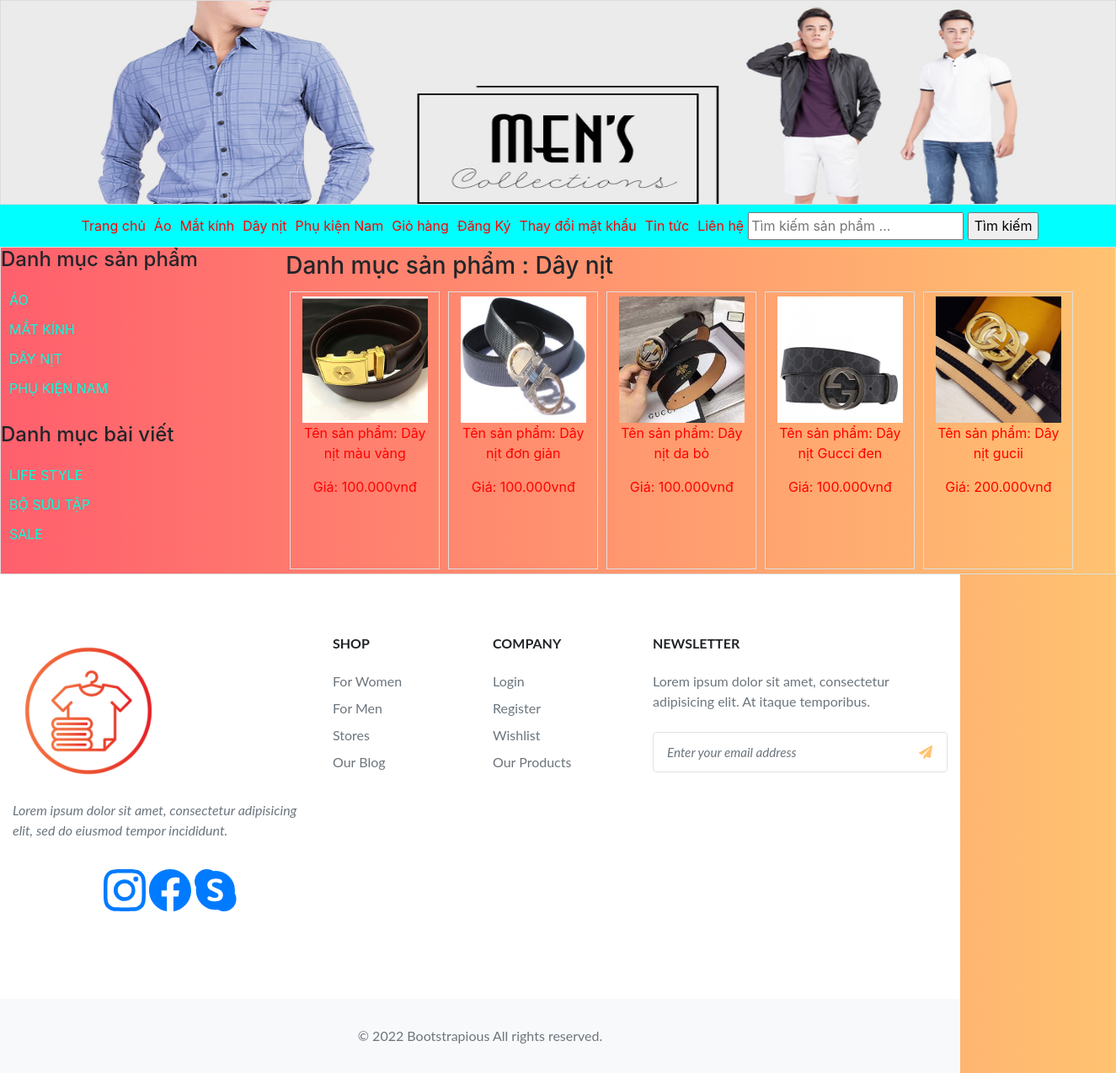
The page /index.php?quanly=danhmucsanpham&id=54 on the database its author committed.
### tables this page shows
CREATE TABLE `tbl_danhmuc` (
  `id_danhmuc` int(11) NOT NULL,
  `tendanhmuc` varchar(255) NOT NULL,
  `thutu` int(11) NOT NULL
);

CREATE TABLE `tbl_danhmucbaiviet` (
  `id_baiviet` int(11) NOT NULL,
  `tendanhmuc_baiviet` varchar(255) NOT NULL,
  `thutu` int(11) NOT NULL
);

CREATE TABLE `tbl_sanpham` (
  `id_sanpham` int(11) NOT NULL,
  `tensp` varchar(255) NOT NULL,
  `masp` varchar(255) NOT NULL,
  `giasp` varchar(50) NOT NULL,
  `soluong` int(11) NOT NULL,
  `hinhanh` varchar(255) NOT NULL,
  `tomtat` text NOT NULL,
  `noidung` text NOT NULL,
  `tinhtrang` int(11) NOT NULL,
  `id_danhmuc` int(11) NOT NULL
);

### pages/main/danhmuc.php (the view)
<?php
         $sql_product = "SELECT *FROM tbl_sanpham WHERE  tbl_sanpham.id_danhmuc = '$_GET[id]' ORDER BY id_sanpham  DESC";
         $query_pro = mysqli_query($mysqli,$sql_product);
         $sql_cate = "SELECT *FROM tbl_danhmuc WHERE  tbl_danhmuc.id_danhmuc = '$_GET[id]' LIMIT 1";
         $query_cate = mysqli_query($mysqli,$sql_cate);
         $row_title= mysqli_fetch_array($query_cate);
?>
<h3>Danh mục sản phẩm : <?php echo $row_title['tendanhmuc'] ?> </h3>
                    <ul class="Product_list">
                        <?php
                            while($row_pro = mysqli_fetch_array($query_pro)){
                        ?>
                        <li>
                            <a href="index.php?quanly=sanpham&id=<?php echo $row_pro['id_sanpham'] ?>">
                                <img src="web_mysqli/admincp/modules/quanlysanpham/uploads/<?php echo $row_pro['hinhanh']?>">
                                <p  class="title_product">Tên sản phẩm: <?php echo $row_pro['tensp']?></p>
                                <p  class="price_product">Giá: <?php echo number_format($row_pro['giasp'],0,',','.') .'vnđ' ?></p>
                                </a>
                            </li>
                              <?php
                            }
                              ?>
                    </ul>

### pages/menu.php (shortened to what this page needs)
<?php
        $sql_danhmuc = "SELECT *FROM tbl_danhmuc ORDER BY id_danhmuc DESC";
        $query_danhmuc = mysqli_query($mysqli,$sql_danhmuc);
?>
<div class="menu">
        <ul class="list_menu">
            <li> <a href="index.php">Trang chủ</a></li>
            <?php
                    while($row_danhmuc = mysqli_fetch_array($query_danhmuc)){
            ?>
            <li> <a href="index.php?quanly=danhmucsanpham&id=<?php echo $row_danhmuc['id_danhmuc'] ?>"><?php echo $row_danhmuc['tendanhmuc'] ?></a></li>
            <?php
                }
            ?>
            <li> <a href="index.php?quanly=giohang">Giỏ hàng</a></li>
            <?php
                if(isset($_SESSION['dangky'])){
                ?>
                    <li> <a href="index.php?dangxuat=1">Đăng xuất</a></li>
                <?php
                }else{
                ?>
                        <li> <a href="index.php?quanly=dangky">Đăng Ký</a></li>
                <?php
                }
                ?>
                    <li> <a href="index.php?quanly=thaydoimatkhau">Thay đổi mật khẩu</a></li>
            <li> <a href="index.php?quanly=tintuc">Tin tức</a></li>
            <li> <a href="index.php?quanly=lienhe">Liên hệ</a></li>
            <li>
                    <form action="index.php?quanly=timkiem" method="POST" >
                        <input type="text" placeholder="Tìm kiếm sản phẩm ..." name = "tukhoa">
                        <input type="submit"  name = "timkiem" value = "Tìm kiếm">
                    </form>
            </li>
        </ul>
        </div>

### pages/slidebar/sidebar.php
<h4 >Danh mục sản phẩm</h4>
    <ul class="list_slidebar">
    <?php
        $sql_danhmuc = "SELECT *FROM tbl_danhmuc ORDER BY id_danhmuc DESC";
        $query_danhmuc = mysqli_query($mysqli,$sql_danhmuc);
        while($row = mysqli_fetch_array($query_danhmuc)){
    ?>
        <li style="text-transform: uppercase"> <a href="index.php?quanly=danhmucsanpham&id=<?php echo $row['id_danhmuc']?>"><?php echo $row['tendanhmuc'] ?></a></li>
       <?php
       }
       ?>
</ul>
<h4 >Danh mục bài viết </h4>
    <ul class="list_slidebar">
    <?php
        $sql_danhmucbv = "SELECT *FROM tbl_danhmucbaiviet ORDER BY id_baiviet DESC";
        $query_danhmucbv = mysqli_query($mysqli,$sql_danhmucbv);
        while($row = mysqli_fetch_array($query_danhmucbv)){
    ?>
        <li style="text-transform: uppercase"> <a href="index.php?quanly=danhmucbaiviet&id=<?php echo $row['id_baiviet']?>"><?php echo $row['tendanhmuc_baiviet'] ?></a></li>
       <?php
       }
       ?>
</ul>

### styles.css (style rules this page uses)
body { background: #ff5f6d; background: -webkit-linear-gradient(to right, #ff5f6d, #ffc371); background: linear-gradient(to right, #ff5f6d, #ffc371); margin:0; padding:0; }
.menu { width: 100%; height: 50px; background-color: #00FFFF; }
ul.list_menu { padding: 5px; margin: 0; list-style: none; line-height:27px; display: flex; justify-content:center; align-items: center; }
ul.list_menu li a { text-decoration: none; text-align: center; float: left; margin: 5px; color: #ff0000; line-height: 30px; }
ul.list_slidebar { padding: 5px; margin-right: 5px; list-style: none; line-height:27px; cursor: pointer; }
ul.list_slidebar li a { display:block; text-decoration: none; text-align: left; margin: 5px; color: #00ffdd; line-height: 30px; }
ul.Product_list { justify-items: center; align-items: center; padding:0; margin:0; list-style: none; width: 113%; }
ul.Product_list li { text-align:center; float: left; padding:5px; margin: 5px; width: 16%; border: 1px solid #ddd; height:330px; }
ul.Product_list li img { height: 150px; width: 90%; }
ul.Product_list li p { color: red; }
ul.Product_list li a { text-decoration: none; }
html { margin: 0; padding: 0; }
body { font-family: "HelveticaNeue-Light", "Helvetica Neue Light", "Helvetica Neue", Helvetica, Arial, "Lucida Grande", sans-serif; font-weight: 300; margin: 2em; }

### rows shown on the page
tbl_danhmuc: tendanhmuc "Áo", tendanhmuc "ÁO"
tbl_danhmuc: tendanhmuc "Mắt kính", tendanhmuc "MẮT KÍNH"
tbl_danhmuc: tendanhmuc "Dây nịt", tendanhmuc "DÂY NỊT"
tbl_danhmuc: tendanhmuc "Phụ kiện Nam", tendanhmuc "PHỤ KIỆN NAM"
tbl_danhmucbaiviet: tendanhmuc_baiviet "LIFE STYLE"
tbl_danhmucbaiviet: tendanhmuc_baiviet "BỘ SƯU TẬP"
tbl_danhmucbaiviet: tendanhmuc_baiviet "SALE"
tbl_sanpham: hinhanh (picture), tensp "Dây nịt màu vàng", giasp "100.000"
tbl_sanpham: hinhanh (picture), tensp "Dây nịt đơn giản", giasp "100.000"
tbl_sanpham: hinhanh (picture), tensp "Dây nịt da bò", giasp "100.000"
tbl_sanpham: hinhanh (picture), tensp "Dây nịt Gucci đen", giasp "100.000"
tbl_sanpham: hinhanh (picture), tensp "Dây nịt gucii", giasp "200.000"
